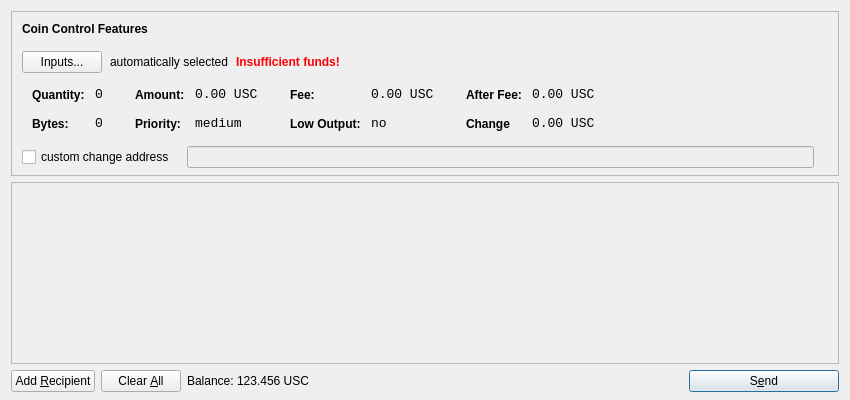
<?xml version="1.0" encoding="UTF-8"?>
<ui version="4.0">
 <class>SendCoinsDialog</class>
 <widget class="QDialog" name="SendCoinsDialog">
  <property name="geometry">
   <rect>
    <x>0</x>
    <y>0</y>
    <width>850</width>
    <height>400</height>
   </rect>
  </property>
  <property name="windowTitle">
   <string>Send Coins</string>
  </property>
  <layout class="QVBoxLayout" name="verticalLayout" stretch="0,1,0">
   <property name="bottomMargin">
    <number>8</number>
   </property>
   <item>
    <widget class="QFrame" name="frameCoinControl">
     <property name="sizePolicy">
      <sizepolicy hsizetype="Expanding" vsizetype="Expanding">
       <horstretch>0</horstretch>
       <verstretch>0</verstretch>
      </sizepolicy>
     </property>
     <property name="maximumSize">
      <size>
       <width>16777215</width>
       <height>16777215</height>
      </size>
     </property>
     <property name="frameShape">
      <enum>QFrame::StyledPanel</enum>
     </property>
     <property name="frameShadow">
      <enum>QFrame::Sunken</enum>
     </property>
     <layout class="QVBoxLayout" name="verticalLayoutCoinControl2">
      <property name="spacing">
       <number>-1</number>
      </property>
      <property name="leftMargin">
       <number>0</number>
      </property>
      <property name="topMargin">
       <number>0</number>
      </property>
      <property name="rightMargin">
       <number>0</number>
      </property>
      <property name="bottomMargin">
       <number>6</number>
      </property>
      <item>
       <layout class="QVBoxLayout" name="verticalLayoutCoinControl" stretch="0,0,0,0,1">
        <property name="spacing">
         <number>0</number>
        </property>
        <property name="leftMargin">
         <number>10</number>
        </property>
        <property name="topMargin">
         <number>10</number>
        </property>
        <item>
         <layout class="QHBoxLayout" name="horizontalLayoutCoinControl1">
          <property name="bottomMargin">
           <number>15</number>
          </property>
          <item>
           <widget class="QLabel" name="labelCoinControlFeatures">
            <property name="sizePolicy">
             <sizepolicy hsizetype="Preferred" vsizetype="Maximum">
              <horstretch>0</horstretch>
              <verstretch>0</verstretch>
             </sizepolicy>
            </property>
            <property name="font">
             <font>
              <weight>75</weight>
              <bold>true</bold>
             </font>
            </property>
            <property name="styleSheet">
             <string notr="true">font-weight:bold;</string>
            </property>
            <property name="text">
             <string>Coin Control Features</string>
            </property>
           </widget>
          </item>
         </layout>
        </item>
        <item>
         <layout class="QHBoxLayout" name="horizontalLayoutCoinControl2" stretch="0,0,0,0">
          <property name="spacing">
           <number>8</number>
          </property>
          <property name="bottomMargin">
           <number>10</number>
          </property>
          <item>
           <widget class="QPushButton" name="pushButtonCoinControl">
            <property name="styleSheet">
             <string notr="true"/>
            </property>
            <property name="text">
             <string>Inputs...</string>
            </property>
           </widget>
          </item>
          <item>
           <widget class="QLabel" name="labelCoinControlAutomaticallySelected">
            <property name="text">
             <string>automatically selected</string>
            </property>
            <property name="margin">
             <number>5</number>
            </property>
           </widget>
          </item>
          <item>
           <widget class="QLabel" name="labelCoinControlInsuffFunds">
            <property name="font">
             <font>
              <weight>75</weight>
              <bold>true</bold>
             </font>
            </property>
            <property name="styleSheet">
             <string notr="true">color:red;font-weight:bold;</string>
            </property>
            <property name="text">
             <string>Insufficient funds!</string>
            </property>
            <property name="margin">
             <number>5</number>
            </property>
           </widget>
          </item>
          <item>
           <spacer name="horizontalSpacerCoinControl">
            <property name="orientation">
             <enum>Qt::Horizontal</enum>
            </property>
            <property name="sizeHint" stdset="0">
             <size>
              <width>40</width>
              <height>1</height>
             </size>
            </property>
           </spacer>
          </item>
         </layout>
        </item>
        <item>
         <widget class="QWidget" name="widgetCoinControl" native="true">
          <property name="sizePolicy">
           <sizepolicy hsizetype="Preferred" vsizetype="Preferred">
            <horstretch>0</horstretch>
            <verstretch>0</verstretch>
           </sizepolicy>
          </property>
          <property name="minimumSize">
           <size>
            <width>0</width>
            <height>0</height>
           </size>
          </property>
          <property name="styleSheet">
           <string notr="true"/>
          </property>
          <layout class="QHBoxLayout" name="horizontalLayoutCoinControl5">
           <property name="margin">
            <number>0</number>
           </property>
           <item>
            <layout class="QHBoxLayout" name="horizontalLayoutCoinControl3" stretch="0,0,0,1">
             <property name="spacing">
              <number>20</number>
             </property>
             <property name="topMargin">
              <number>0</number>
             </property>
             <property name="bottomMargin">
              <number>10</number>
             </property>
             <item>
              <layout class="QFormLayout" name="formLayoutCoinControl1">
               <property name="horizontalSpacing">
                <number>10</number>
               </property>
               <property name="verticalSpacing">
                <number>14</number>
               </property>
               <property name="leftMargin">
                <number>10</number>
               </property>
               <property name="topMargin">
                <number>4</number>
               </property>
               <property name="rightMargin">
                <number>6</number>
               </property>
               <item row="0" column="0">
                <widget class="QLabel" name="labelCoinControlQuantityText">
                 <property name="styleSheet">
                  <string notr="true">font-weight:bold;</string>
                 </property>
                 <property name="text">
                  <string>Quantity:</string>
                 </property>
                 <property name="margin">
                  <number>0</number>
                 </property>
                </widget>
               </item>
               <item row="0" column="1">
                <widget class="QLabel" name="labelCoinControlQuantity">
                 <property name="font">
                  <font>
                   <family>Monospace</family>
                   <pointsize>10</pointsize>
                  </font>
                 </property>
                 <property name="cursor">
                  <cursorShape>IBeamCursor</cursorShape>
                 </property>
                 <property name="contextMenuPolicy">
                  <enum>Qt::ActionsContextMenu</enum>
                 </property>
                 <property name="text">
                  <string>0</string>
                 </property>
                 <property name="margin">
                  <number>0</number>
                 </property>
                 <property name="textInteractionFlags">
                  <set>Qt::LinksAccessibleByMouse|Qt::TextSelectableByKeyboard|Qt::TextSelectableByMouse</set>
                 </property>
                </widget>
               </item>
               <item row="1" column="0">
                <widget class="QLabel" name="labelCoinControlBytesText">
                 <property name="styleSheet">
                  <string notr="true">font-weight:bold;</string>
                 </property>
                 <property name="text">
                  <string>Bytes:</string>
                 </property>
                </widget>
               </item>
               <item row="1" column="1">
                <widget class="QLabel" name="labelCoinControlBytes">
                 <property name="font">
                  <font>
                   <family>Monospace</family>
                   <pointsize>10</pointsize>
                  </font>
                 </property>
                 <property name="cursor">
                  <cursorShape>IBeamCursor</cursorShape>
                 </property>
                 <property name="contextMenuPolicy">
                  <enum>Qt::ActionsContextMenu</enum>
                 </property>
                 <property name="text">
                  <string>0</string>
                 </property>
                 <property name="textInteractionFlags">
                  <set>Qt::LinksAccessibleByMouse|Qt::TextSelectableByKeyboard|Qt::TextSelectableByMouse</set>
                 </property>
                </widget>
               </item>
              </layout>
             </item>
             <item>
              <layout class="QFormLayout" name="formLayoutCoinControl2">
               <property name="horizontalSpacing">
                <number>10</number>
               </property>
               <property name="verticalSpacing">
                <number>14</number>
               </property>
               <property name="leftMargin">
                <number>6</number>
               </property>
               <property name="topMargin">
                <number>4</number>
               </property>
               <property name="rightMargin">
                <number>6</number>
               </property>
               <item row="0" column="0">
                <widget class="QLabel" name="labelCoinControlAmountText">
                 <property name="styleSheet">
                  <string notr="true">font-weight:bold;</string>
                 </property>
                 <property name="text">
                  <string>Amount:</string>
                 </property>
                 <property name="margin">
                  <number>0</number>
                 </property>
                </widget>
               </item>
               <item row="0" column="1">
                <widget class="QLabel" name="labelCoinControlAmount">
                 <property name="font">
                  <font>
                   <family>Monospace</family>
                   <pointsize>10</pointsize>
                  </font>
                 </property>
                 <property name="cursor">
                  <cursorShape>IBeamCursor</cursorShape>
                 </property>
                 <property name="contextMenuPolicy">
                  <enum>Qt::ActionsContextMenu</enum>
                 </property>
                 <property name="text">
                  <string>0.00 USC</string>
                 </property>
                 <property name="textInteractionFlags">
                  <set>Qt::LinksAccessibleByMouse|Qt::TextSelectableByKeyboard|Qt::TextSelectableByMouse</set>
                 </property>
                </widget>
               </item>
               <item row="1" column="0">
                <widget class="QLabel" name="labelCoinControlPriorityText">
                 <property name="styleSheet">
                  <string notr="true">font-weight:bold;</string>
                 </property>
                 <property name="text">
                  <string>Priority:</string>
                 </property>
                </widget>
               </item>
               <item row="1" column="1">
                <widget class="QLabel" name="labelCoinControlPriority">
                 <property name="font">
                  <font>
                   <family>Monospace</family>
                   <pointsize>10</pointsize>
                  </font>
                 </property>
                 <property name="cursor">
                  <cursorShape>IBeamCursor</cursorShape>
                 </property>
                 <property name="contextMenuPolicy">
                  <enum>Qt::ActionsContextMenu</enum>
                 </property>
                 <property name="text">
                  <string>medium</string>
                 </property>
                 <property name="textInteractionFlags">
                  <set>Qt::LinksAccessibleByMouse|Qt::TextSelectableByKeyboard|Qt::TextSelectableByMouse</set>
                 </property>
                </widget>
               </item>
              </layout>
             </item>
             <item>
              <layout class="QFormLayout" name="formLayoutCoinControl3">
               <property name="horizontalSpacing">
                <number>10</number>
               </property>
               <property name="verticalSpacing">
                <number>14</number>
               </property>
               <property name="leftMargin">
                <number>6</number>
               </property>
               <property name="topMargin">
                <number>4</number>
               </property>
               <property name="rightMargin">
                <number>6</number>
               </property>
               <item row="0" column="0">
                <widget class="QLabel" name="labelCoinControlFeeText">
                 <property name="styleSheet">
                  <string notr="true">font-weight:bold;</string>
                 </property>
                 <property name="text">
                  <string>Fee:</string>
                 </property>
                 <property name="margin">
                  <number>0</number>
                 </property>
                </widget>
               </item>
               <item row="0" column="1">
                <widget class="QLabel" name="labelCoinControlFee">
                 <property name="font">
                  <font>
                   <family>Monospace</family>
                   <pointsize>10</pointsize>
                  </font>
                 </property>
                 <property name="cursor">
                  <cursorShape>IBeamCursor</cursorShape>
                 </property>
                 <property name="contextMenuPolicy">
                  <enum>Qt::ActionsContextMenu</enum>
                 </property>
                 <property name="text">
                  <string>0.00 USC</string>
                 </property>
                 <property name="textInteractionFlags">
                  <set>Qt::LinksAccessibleByMouse|Qt::TextSelectableByKeyboard|Qt::TextSelectableByMouse</set>
                 </property>
                </widget>
               </item>
               <item row="1" column="0">
                <widget class="QLabel" name="labelCoinControlLowOutputText">
                 <property name="styleSheet">
                  <string notr="true">font-weight:bold;</string>
                 </property>
                 <property name="text">
                  <string>Low Output:</string>
                 </property>
                </widget>
               </item>
               <item row="1" column="1">
                <widget class="QLabel" name="labelCoinControlLowOutput">
                 <property name="font">
                  <font>
                   <family>Monospace</family>
                   <pointsize>10</pointsize>
                  </font>
                 </property>
                 <property name="cursor">
                  <cursorShape>IBeamCursor</cursorShape>
                 </property>
                 <property name="contextMenuPolicy">
                  <enum>Qt::ActionsContextMenu</enum>
                 </property>
                 <property name="text">
                  <string>no</string>
                 </property>
                 <property name="textInteractionFlags">
                  <set>Qt::LinksAccessibleByMouse|Qt::TextSelectableByKeyboard|Qt::TextSelectableByMouse</set>
                 </property>
                </widget>
               </item>
              </layout>
             </item>
             <item>
              <layout class="QFormLayout" name="formLayoutCoinControl4">
               <property name="horizontalSpacing">
                <number>10</number>
               </property>
               <property name="verticalSpacing">
                <number>14</number>
               </property>
               <property name="leftMargin">
                <number>6</number>
               </property>
               <property name="topMargin">
                <number>4</number>
               </property>
               <property name="rightMargin">
                <number>6</number>
               </property>
               <item row="0" column="0">
                <widget class="QLabel" name="labelCoinControlAfterFeeText">
                 <property name="styleSheet">
                  <string notr="true">font-weight:bold;</string>
                 </property>
                 <property name="text">
                  <string>After Fee:</string>
                 </property>
                 <property name="margin">
                  <number>0</number>
                 </property>
                </widget>
               </item>
               <item row="0" column="1">
                <widget class="QLabel" name="labelCoinControlAfterFee">
                 <property name="font">
                  <font>
                   <family>Monospace</family>
                   <pointsize>10</pointsize>
                  </font>
                 </property>
                 <property name="cursor">
                  <cursorShape>IBeamCursor</cursorShape>
                 </property>
                 <property name="contextMenuPolicy">
                  <enum>Qt::ActionsContextMenu</enum>
                 </property>
                 <property name="text">
                  <string>0.00 USC</string>
                 </property>
                 <property name="textInteractionFlags">
                  <set>Qt::LinksAccessibleByMouse|Qt::TextSelectableByKeyboard|Qt::TextSelectableByMouse</set>
                 </property>
                </widget>
               </item>
               <item row="1" column="0">
                <widget class="QLabel" name="labelCoinControlChangeText">
                 <property name="styleSheet">
                  <string notr="true">font-weight:bold;</string>
                 </property>
                 <property name="text">
                  <string>Change</string>
                 </property>
                </widget>
               </item>
               <item row="1" column="1">
                <widget class="QLabel" name="labelCoinControlChange">
                 <property name="font">
                  <font>
                   <family>Monospace</family>
                   <pointsize>10</pointsize>
                  </font>
                 </property>
                 <property name="cursor">
                  <cursorShape>IBeamCursor</cursorShape>
                 </property>
                 <property name="contextMenuPolicy">
                  <enum>Qt::ActionsContextMenu</enum>
                 </property>
                 <property name="text">
                  <string>0.00 USC</string>
                 </property>
                 <property name="textInteractionFlags">
                  <set>Qt::LinksAccessibleByMouse|Qt::TextSelectableByKeyboard|Qt::TextSelectableByMouse</set>
                 </property>
                </widget>
               </item>
              </layout>
             </item>
            </layout>
           </item>
          </layout>
         </widget>
        </item>
        <item>
         <layout class="QHBoxLayout" name="horizontalLayoutCoinControl4" stretch="0,0,0">
          <property name="spacing">
           <number>12</number>
          </property>
          <property name="sizeConstraint">
           <enum>QLayout::SetDefaultConstraint</enum>
          </property>
          <property name="topMargin">
           <number>5</number>
          </property>
          <property name="rightMargin">
           <number>5</number>
          </property>
          <item>
           <widget class="QCheckBox" name="checkBoxCoinControlChange">
            <property name="text">
             <string>custom change address</string>
            </property>
           </widget>
          </item>
          <item>
           <widget class="QLineEdit" name="lineEditCoinControlChange">
            <property name="enabled">
             <bool>false</bool>
            </property>
            <property name="sizePolicy">
             <sizepolicy hsizetype="Expanding" vsizetype="Fixed">
              <horstretch>0</horstretch>
              <verstretch>0</verstretch>
             </sizepolicy>
            </property>
           </widget>
          </item>
          <item>
           <widget class="QLabel" name="labelCoinControlChangeLabel">
            <property name="sizePolicy">
             <sizepolicy hsizetype="Preferred" vsizetype="Expanding">
              <horstretch>0</horstretch>
              <verstretch>0</verstretch>
             </sizepolicy>
            </property>
            <property name="minimumSize">
             <size>
              <width>0</width>
              <height>0</height>
             </size>
            </property>
            <property name="text">
             <string/>
            </property>
            <property name="margin">
             <number>3</number>
            </property>
           </widget>
          </item>
         </layout>
        </item>
        <item>
         <spacer name="verticalSpacerCoinControl">
          <property name="orientation">
           <enum>Qt::Vertical</enum>
          </property>
          <property name="sizeHint" stdset="0">
           <size>
            <width>800</width>
            <height>1</height>
           </size>
          </property>
         </spacer>
        </item>
       </layout>
      </item>
     </layout>
    </widget>
   </item>
   <item>
    <widget class="QScrollArea" name="scrollArea">
     <property name="widgetResizable">
      <bool>true</bool>
     </property>
     <widget class="QWidget" name="scrollAreaWidgetContents">
      <property name="geometry">
       <rect>
        <x>0</x>
        <y>0</y>
        <width>830</width>
        <height>165</height>
       </rect>
      </property>
      <layout class="QVBoxLayout" name="verticalLayout_2">
       <property name="margin">
        <number>0</number>
       </property>
       <item>
        <layout class="QVBoxLayout" name="entries">
         <property name="spacing">
          <number>6</number>
         </property>
        </layout>
       </item>
       <item>
        <spacer name="verticalSpacer">
         <property name="orientation">
          <enum>Qt::Vertical</enum>
         </property>
         <property name="sizeHint" stdset="0">
          <size>
           <width>20</width>
           <height>40</height>
          </size>
         </property>
        </spacer>
       </item>
      </layout>
     </widget>
    </widget>
   </item>
   <item>
    <layout class="QHBoxLayout" name="horizontalLayout">
     <item>
      <widget class="QPushButton" name="addButton">
       <property name="toolTip">
        <string>Send to multiple recipients at once</string>
       </property>
       <property name="text">
        <string>Add &amp;Recipient</string>
       </property>
       <property name="icon">
        <iconset resource="../bitcoin.qrc">
         <normaloff>:/icons/add</normaloff>:/icons/add</iconset>
       </property>
       <property name="autoDefault">
        <bool>false</bool>
       </property>
      </widget>
     </item>
     <item>
      <widget class="QPushButton" name="clearButton">
       <property name="sizePolicy">
        <sizepolicy hsizetype="Minimum" vsizetype="Fixed">
         <horstretch>0</horstretch>
         <verstretch>0</verstretch>
        </sizepolicy>
       </property>
       <property name="toolTip">
        <string>Remove all transaction fields</string>
       </property>
       <property name="text">
        <string>Clear &amp;All</string>
       </property>
       <property name="icon">
        <iconset resource="../bitcoin.qrc">
         <normaloff>:/icons/remove</normaloff>:/icons/remove</iconset>
       </property>
       <property name="autoRepeatDelay">
        <number>300</number>
       </property>
       <property name="autoDefault">
        <bool>false</bool>
       </property>
      </widget>
     </item>
     <item>
      <layout class="QHBoxLayout" name="horizontalLayout_2">
       <property name="spacing">
        <number>3</number>
       </property>
       <item>
        <widget class="QLabel" name="label">
         <property name="sizePolicy">
          <sizepolicy hsizetype="Preferred" vsizetype="Fixed">
           <horstretch>0</horstretch>
           <verstretch>0</verstretch>
          </sizepolicy>
         </property>
         <property name="text">
          <string>Balance:</string>
         </property>
        </widget>
       </item>
       <item>
        <widget class="QLabel" name="labelBalance">
         <property name="sizePolicy">
          <sizepolicy hsizetype="Preferred" vsizetype="Fixed">
           <horstretch>0</horstretch>
           <verstretch>0</verstretch>
          </sizepolicy>
         </property>
         <property name="cursor">
          <cursorShape>IBeamCursor</cursorShape>
         </property>
         <property name="text">
          <string>123.456 USC</string>
         </property>
         <property name="textInteractionFlags">
          <set>Qt::LinksAccessibleByMouse|Qt::TextSelectableByKeyboard|Qt::TextSelectableByMouse</set>
         </property>
        </widget>
       </item>
      </layout>
     </item>
     <item>
      <spacer name="horizontalSpacer">
       <property name="orientation">
        <enum>Qt::Horizontal</enum>
       </property>
       <property name="sizeHint" stdset="0">
        <size>
         <width>40</width>
         <height>20</height>
        </size>
       </property>
      </spacer>
     </item>
     <item>
      <widget class="QPushButton" name="sendButton">
       <property name="minimumSize">
        <size>
         <width>150</width>
         <height>0</height>
        </size>
       </property>
       <property name="toolTip">
        <string>Confirm the send action</string>
       </property>
       <property name="text">
        <string>S&amp;end</string>
       </property>
       <property name="icon">
        <iconset resource="../bitcoin.qrc">
         <normaloff>:/icons/send</normaloff>:/icons/send</iconset>
       </property>
       <property name="default">
        <bool>true</bool>
       </property>
      </widget>
     </item>
    </layout>
   </item>
  </layout>
 </widget>
 <resources>
  <include location="../bitcoin.qrc"/>
 </resources>
 <connections/>
</ui>
